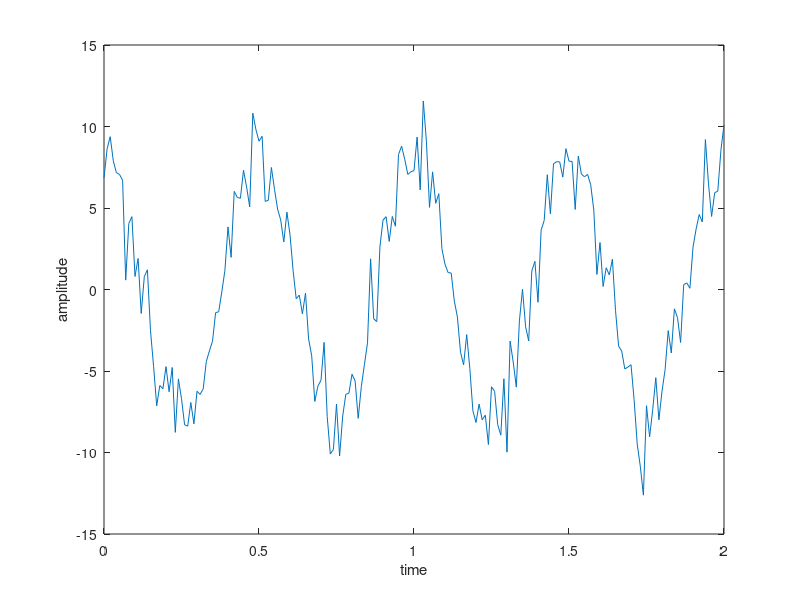

This figure's MATLAB source:
% generati un semnal "real_signal" cu data de tip real cu urmatoarele
% atribute:
% A 5
% frecventa 5Hz
% faza semnalului e 0
% semnalul este generat in timpul tMax = 2s cu pas step de 0.01 secunde
% generati semnalul
% modificati A, dazza, frecventa semnalului

A = 8; % amplitudinea
f = 2; % frecventa in Hz
% phi = deg2rad(0); % faza in radiani -> pentru cos because cos(0) is 1  
% phi = deg2rad(270); % sin or -90 
phi = deg2rad(0);
tMax = 2; % timpul in secunde
%time = start : increment : final;
increment = 0.01; 
time = 0:increment:tMax;

% lungimea de unda = lambda = viteza luminii / frecventa
% 


noise = randn(size(time))*1.5;
% x = A * cos(2*pi*fs*t + phi);
real_signal = A*cos(2*pi*f*time + phi)+noise;

% x then y 
plot(time, real_signal);
xlabel('time');
ylabel('amplitude');
